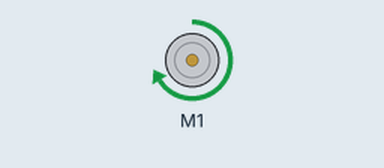
Recording of a sketch running on a simulated Arduino Uno, built with avr-gcc and run on an emulated ATmega328P. Parts: DC motor (green arrow = forward, orange = backward, longer = faster).

Above: at 0.1 s.
Timing chart, 0 to 1.6 s (numbered marks = the images above):
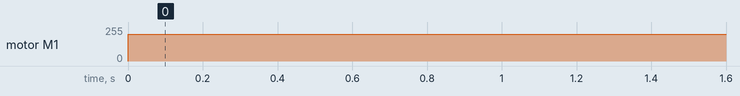

Measured:
- by itself, motor M1: stopped → forward 200/255 at 0.00 s

The sketch:

sketch_jun14b.ino
```cpp
#include <AFMotor.h>

AF_DCMotor motor(1, MOTOR12_64KHZ);

void setup() {
  // put your setup code here, to run once:
  Serial.begin(9600);
}

void loop() {
  // put your main code here, to run repeatedly:
  motor.run(FORWARD);
  motor.setSpeed(200);
  delay(2000);
}
```
